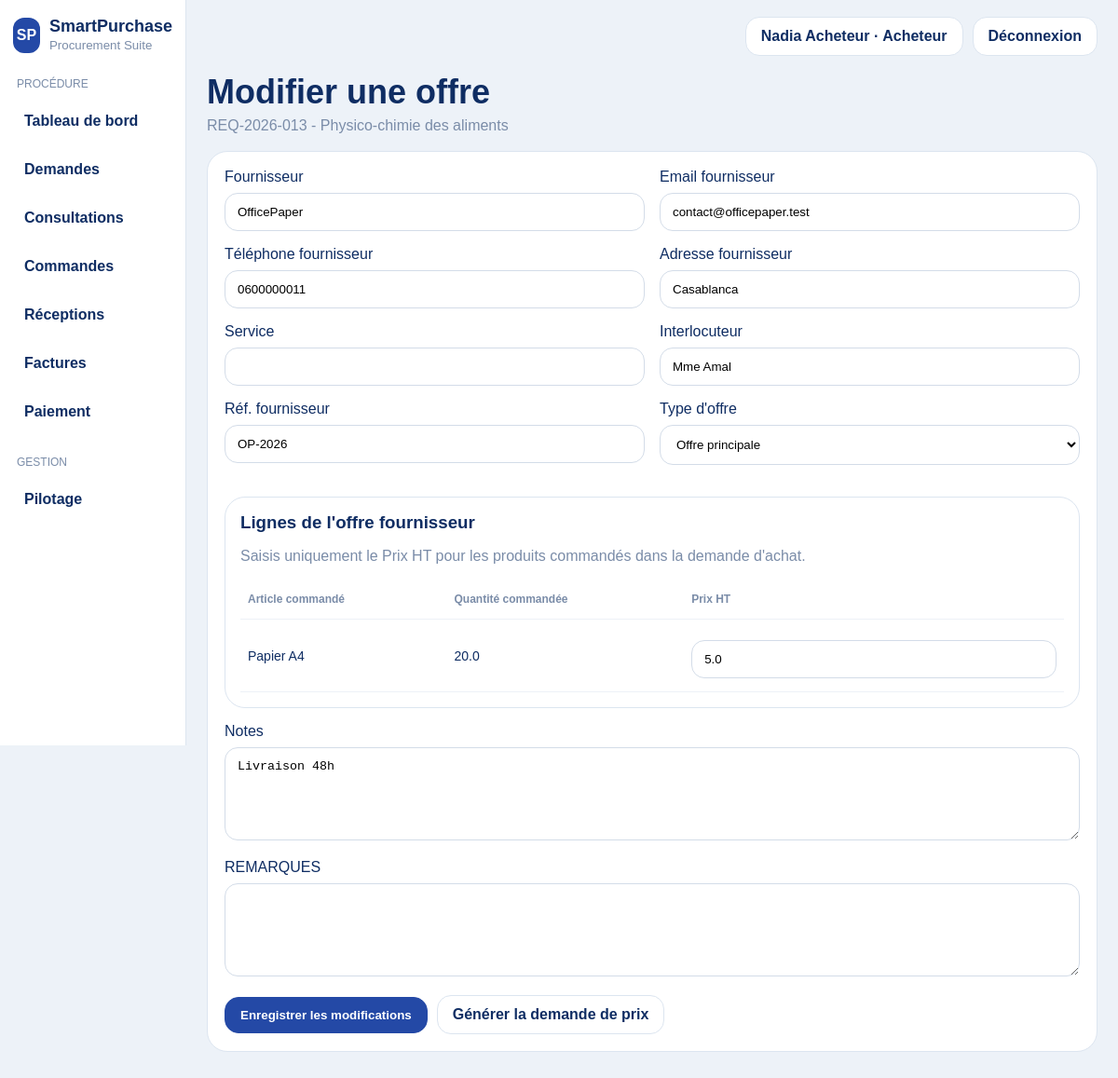
The app's page /offres/1/modifier (signed in) with its own data.
### app/models.py (models this page shows, shortened)
class TimestampMixin:
    created_at = db.Column(db.DateTime, default=datetime.utcnow, nullable=False)
    updated_at = db.Column(db.DateTime, default=datetime.utcnow, onupdate=datetime.utcnow, nullable=False)

class PurchaseRequest(db.Model, TimestampMixin):
    __tablename__ = "purchase_request"
    STATUS_BROUILLON = "brouillon"
    STATUS_EN_ATTENTE = "en_attente_approbation"
    STATUS_VALIDEE = "validee"
    STATUS_REFUSEE = "refusee"
    STATUS_EN_CONSULTATION = "en_consultation"
    STATUS_OFFRE_SELECTIONNEE = "offre_selectionnee"
    STATUS_COMMANDEE = "commandee"
    STATUS_RECUE = "recue"
    STATUS_FACTUREE = "facturee"
    STATUS_PAYEE = "payee"
    STATUS_ARCHIVEE = "archivee"
    id = db.Column(db.Integer, primary_key=True)
    code = db.Column(db.String(30), unique=True, nullable=False)
    project_name = db.Column(db.String(120), nullable=False)
    department = db.Column(db.String(80), nullable=False)
    purchase_type = db.Column(db.String(80), nullable=False)
    estimated_amount = db.Column(db.Float, nullable=False)
    available_budget = db.Column(db.Float, nullable=True)
    need_date = db.Column(db.Date, nullable=True)
    urgency = db.Column(db.Integer, default=1, nullable=False)
    criticality = db.Column(db.Integer, default=1, nullable=False)
    description = db.Column(db.Text, default="", nullable=False)
    priority_score = db.Column(db.Float, default=0, nullable=False)
    status = db.Column(db.String(40), default=STATUS_BROUILLON, nullable=False, index=True)
    approver_comment = db.Column(db.Text, default="", nullable=False)
    requester_id = db.Column(db.Integer, db.ForeignKey("user.id"), nullable=False)
    attachments = db.relationship("Attachment", backref="purchase_request", cascade="all, delete-orphan", lazy=True)
    offers = db.relationship("SupplierOffer", backref="purchase_request", cascade="all, delete-orphan", lazy=True, order_by="SupplierOffer.amount.asc()")
    orders = db.relationship("PurchaseOrder", backref="purchase_request", cascade="all, delete-orphan", lazy=True, order_by="PurchaseOrder.created_at.desc()")
    lines = db.relationship("PurchaseRequestLine", backref="purchase_request", cascade="all, delete-orphan", lazy=True, order_by="PurchaseRequestLine.id.asc()")

class SupplierOffer(db.Model, TimestampMixin):
    __tablename__ = "supplier_offer"
    id = db.Column(db.Integer, primary_key=True)
    supplier_name = db.Column(db.String(120), nullable=False)
    supplier_email = db.Column(db.String(120), default="", nullable=False)
    supplier_phone = db.Column(db.String(40), default="", nullable=False)
    supplier_address = db.Column(db.String(255), default="", nullable=False)
    supplier_service = db.Column(db.String(255), default="", nullable=False)
    contact_person = db.Column(db.String(120), default="", nullable=False)
    supplier_reference = db.Column(db.String(120), default="", nullable=False)
    amount = db.Column(db.Float, default=0, nullable=False)
    delay_days = db.Column(db.Integer, default=0, nullable=False)
    notes = db.Column(db.Text, default="", nullable=False)
    remarks = db.Column(db.Text, default="", nullable=False)
    is_selected = db.Column(db.Boolean, default=False, nullable=False)
    is_plan_b_offer = db.Column(db.Boolean, default=False, nullable=False)
    is_archived = db.Column(db.Boolean, default=False, nullable=False, index=True)
    request_id = db.Column(db.Integer, db.ForeignKey("purchase_request.id"), nullable=False)
    lines = db.relationship("SupplierOfferLine", backref="supplier_offer", cascade="all, delete-orphan", lazy=True, order_by="SupplierOfferLine.id.asc()")

class PurchaseRequestLine(db.Model, TimestampMixin):
    __tablename__ = "purchase_request_line"
    id = db.Column(db.Integer, primary_key=True)
    request_id = db.Column(db.Integer, db.ForeignKey("purchase_request.id"), nullable=False)
    line_no = db.Column(db.Integer, default=1, nullable=False)
    item_name = db.Column(db.String(150), nullable=False)
    item_reference = db.Column(db.String(80), default="", nullable=False)
    manufacturer_code = db.Column(db.String(80), default="", nullable=False)
    line_type = db.Column(db.String(20), default="article", nullable=False)
    uom = db.Column(db.String(30), default="Unité", nullable=False)
    quantity = db.Column(db.Float, default=1, nullable=False)
    estimated_unit_price = db.Column(db.Float, default=0, nullable=False)
    quality_control_required = db.Column(db.Boolean, default=False, nullable=False)
    delivery_site = db.Column(db.String(120), default="Dépôt principal", nullable=False)
    description = db.Column(db.Text, default="", nullable=False)
    status = db.Column(db.String(40), default="brouillon", nullable=False)

### app/routes/procurement.py (the view, shortened to what this page needs)
@procurement_bp.route('/offres/<int:offer_id>/modifier', methods=['GET', 'POST'])
@role_required('acheteur')
def edit_offer(offer_id):
    offer = SupplierOffer.query.get_or_404(offer_id)
    return render_template('procurement/edit_offer.html', offer=offer, supplier_catalog=_get_supplier_catalog())

### app/routes/procurement.py (called while the page is built)
def _supplier_to_dict(record):
    return {
        'name': record.name,
        'email': record.email or '',
        'phone': record.phone or '',
        'address': record.address or '',
        'service': record.service or '',
    }

def _get_supplier_catalog():
    suppliers = SupplierDirectory.query.order_by(SupplierDirectory.name.asc()).all()
    if not suppliers:
        for row in DEFAULT_SUPPLIER_CATALOG:
            db.session.add(SupplierDirectory(**row))
        db.session.commit()
        suppliers = SupplierDirectory.query.order_by(SupplierDirectory.name.asc()).all()
    return [_supplier_to_dict(item) for item in suppliers]

### app/utils/auth_helpers.py (called while the page is built)
def current_user():
    return session.get("user")

def role_required(*roles):
    def decorator(view):
        @wraps(view)
        def wrapped(*args, **kwargs):
            user = session.get("user")
            if not user:
                flash("Veuillez vous connecter.", "warning")
                return redirect(url_for("auth.login"))
            if user.get("role") not in roles:
                flash("Accès non autorisé pour ce rôle.", "danger")
                return redirect(url_for("dashboard.index"))
            return view(*args, **kwargs)
        return wrapped
    return decorator

### app/templates/procurement/edit_offer.html (shortened to what this page needs)
{% extends "base.html" %}
{% block content %}
<div class="page-header"><h2>Modifier une offre</h2><p>{{ offer.purchase_request.code }} - {{ offer.purchase_request.project_name }}</p></div>
<form method="post" class="panel form-grid">
  <label>Fournisseur
    <input name="supplier_name" id="edit_supplier_name" list="edit_supplier_name_list" value="{{ offer.supplier_name }}" required>
  </label>
  <label>Email fournisseur<input type="text" name="supplier_email" id="edit_supplier_email" value="{{ offer.supplier_email }}"></label>
  <label>Téléphone fournisseur<input name="supplier_phone" id="edit_supplier_phone" value="{{ offer.supplier_phone }}"></label>
  <label>Adresse fournisseur<input name="supplier_address" id="edit_supplier_address" value="{{ offer.supplier_address }}"></label>
  <label>Service<input name="supplier_service" id="edit_supplier_service" value="{{ offer.supplier_service }}"></label>
  <label>Interlocuteur<input name="contact_person" value="{{ offer.contact_person }}"></label>
  <label>Réf. fournisseur<input name="supplier_reference" value="{{ offer.supplier_reference }}"></label>
  <label>Type d'offre<select name="is_plan_b_offer"><option value="0" {% if not offer.is_plan_b_offer %}selected{% endif %}>Offre principale</option></select></label>
  <div class="full panel section" style="padding:16px">
    <h3>Lignes de l'offre fournisseur</h3>
    <p class="muted">Saisis uniquement le Prix HT pour les produits commandés dans la demande d'achat.</p>
    <table class="data-table">
      <thead>
        <tr><th>Article commandé</th><th>Quantité commandée</th><th>Prix HT</th></tr>
      </thead>
      <tbody>
        {% for req_line in offer.purchase_request.lines %}
        {% set saved_line = (offer.lines|selectattr('request_line_id', 'equalto', req_line.id)|first) %}
        <tr>
          <td>
            {{ req_line.item_name }}
          </td>
          <td>{{ req_line.quantity }}</td>
          <td><input type="number" step="0.01" min="0" name="offer_line_price_ht[]" value="{{ saved_line.price_ht if saved_line else req_line.estimated_unit_price }}"></td>
        </tr>
        {% else %}
        <tr><td colspan="3">Aucune ligne dans la demande d'achat.</td></tr>
        {% endfor %}
      </tbody>
    </table>
  </div>
  <label class="full">Notes<textarea name="notes" rows="3">{{ offer.notes }}</textarea></label>
  <label class="full">REMARQUES<textarea name="remarks" rows="4">{{ offer.remarks }}</textarea></label>
  <div class="full actions-inline">
    <button class="btn primary" type="submit">Enregistrer les modifications</button>
    <a class="btn" href="{{ url_for('procurement.generate_offer_price_request', offer_id=offer.id) }}">Générer la demande de prix</a>
  </div>
</form>
{% endblock %}

### app/static/css/style.css (style rules this page uses)
:root { --bg:#edf2f8; --panel:#ffffff; --border:#dce5f0; --text:#0f2d63; --muted:#7a8ca8; --primary:#2449a6; --primary-dark:#183985; --success:#45a06b; --success-bg:#dff2e6; --warning:#c99310; --warning-bg:#f8e8b5; --danger:#d76565; --danger-bg:#f7d5d8; --info:#5f80d6; --info-bg:#dde6fb; --slate:#6e7f9b; --slate-bg:#ebeff5; }
* { box-sizing:border-box }
body { margin:0;font-family:Arial,Helvetica,sans-serif;background:var(--bg);color:var(--text) }
a { text-decoration:none;color:inherit }
.user-chip,.btn { background:#fff;border:1px solid var(--border);border-radius:15px;padding:11px 16px;font-weight:700 }
.btn.primary { background:var(--primary);border-color:var(--primary);color:#fff }
.page-header h2 { font-size:36px;margin:10px 0 6px }
.page-header p { margin:0 0 18px;color:var(--muted) }
.stat-card,.panel,.chart-panel { background:#fff;border:1px solid var(--border);border-radius:22px;padding:18px }
.panel h3,.chart-panel h3 { margin:0 0 14px }
.muted { color:var(--muted) }
.data-table { width:100%;border-collapse:collapse }
.data-table th,.data-table td { padding:14px 8px;border-bottom:1px solid #edf1f7;text-align:left;font-size:14px;vertical-align:middle }
.data-table th { color:var(--muted);font-size:12px;text-transform:none }
.form-grid { display:grid;grid-template-columns:repeat(2,1fr);gap:14px }
.form-grid .full { grid-column:1/-1 }
.panel input,.panel select,.panel textarea { width:100%;padding:12px 13px;border:1px solid #d3dce8;border-radius:14px;margin-top:8px;background:#fff }
.panel textarea { min-height:100px;resize:vertical }
.section { margin-top:18px }
.actions-inline { display:flex;gap:10px;align-items:center;flex-wrap:wrap; }
.form-grid { display:grid;gap:16px; }

### records on screen
PurchaseRequest: purchase_request.code "REQ-2026-013", purchase_request.project_name "Physico-chimie des aliments"
SupplierOffer: supplier_name "OfficePaper", supplier_email "contact@officepaper.test", supplier_phone "0600000011", supplier_address "Casablanca", contact_person "Mme Amal", supplier_reference "OP-2026", is_plan_b_offer "Offre principale", notes "Livraison 48h"
PurchaseRequestLine: item_name "Papier A4", quantity "20.0", estimated_unit_price "5.0"

### other values on screen
{{ session['user']['name'] }} "Nadia Acheteur"
{{ session['user']['role'].capitalize() }} "Acheteur"
